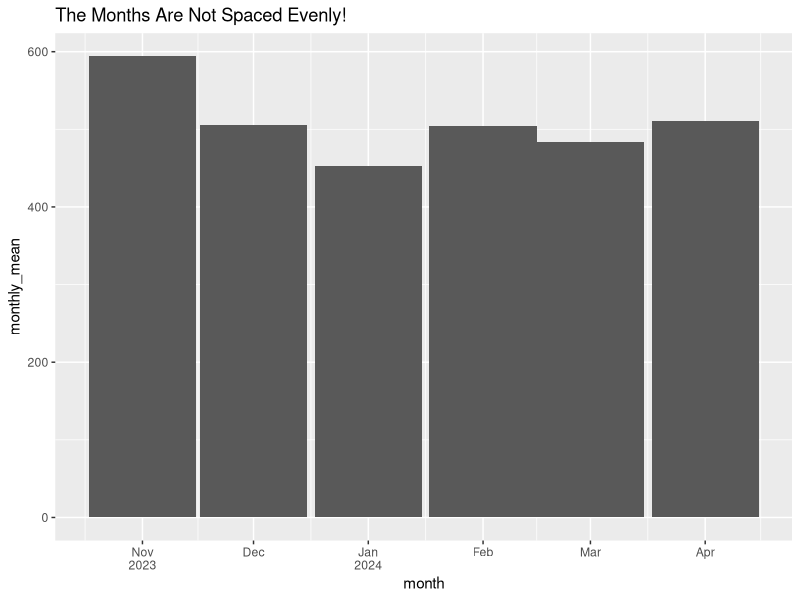
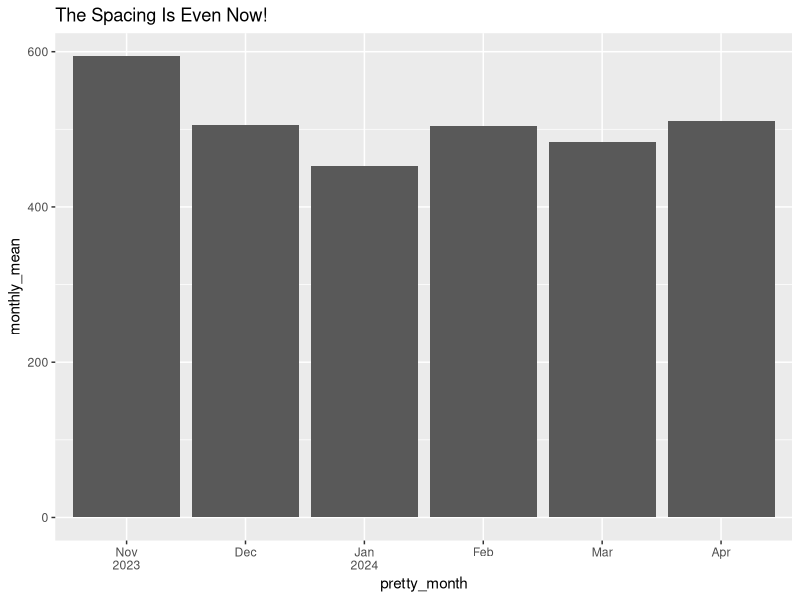

Recreate these plots in R, in order.
## ---- chunk 1
library(tidyverse)
## ---- chunk 2
month_data <- tibble(dates = seq(ymd("2023-11-01"), ymd("2024-04-30"), by = "day"),
                     data = sample(1:1e3, 182)) |>
  mutate(month = floor_date(dates, "month")) |>
  group_by(month) |>
  summarise(monthly_mean = mean(data))

month_data
## ---- chunk 3
month_data |>
  ggplot(aes(x = month, y = monthly_mean)) +
  geom_col(width = 29) +
  ggtitle("The Months Are Not Spaced Evenly!") +
  # add the year to the first month plotted in each year
  scale_x_date(labels = scales::label_date_short())
## ---- chunk 4
# get the label_date_short() function
prettify_dates <- scales::label_date_short()

# we use the new function we made and make the dates factors so that they sort 
# correctly. 
new_month_data <- month_data |>
  mutate(pretty_month = prettify_dates(month),
         pretty_month = as_factor(pretty_month))

new_month_data
## ---- chunk 5
new_month_data |>
  ggplot(aes(x = pretty_month, y = monthly_mean)) +
  geom_col() +
  ggtitle("The Spacing Is Even Now!")
